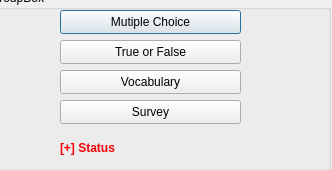
<?xml version="1.0" encoding="UTF-8"?>
<ui version="4.0">
 <class>Game</class>
 <widget class="QDialog" name="Game">
  <property name="geometry">
   <rect>
    <x>0</x>
    <y>0</y>
    <width>332</width>
    <height>170</height>
   </rect>
  </property>
  <property name="windowTitle">
   <string>Dialog</string>
  </property>
  <widget class="QGroupBox" name="groupBox">
   <property name="geometry">
    <rect>
     <x>-10</x>
     <y>-10</y>
     <width>341</width>
     <height>181</height>
    </rect>
   </property>
   <property name="title">
    <string>GroupBox</string>
   </property>
   <widget class="QLabel" name="label_Status_2">
    <property name="geometry">
     <rect>
      <x>70</x>
      <y>150</y>
      <width>201</width>
      <height>16</height>
     </rect>
    </property>
    <property name="text">
     <string>&lt;html&gt;&lt;head/&gt;&lt;body&gt;&lt;p&gt;&lt;span style=&quot; font-weight:700; color:#f80004;&quot;&gt;[+] Status&lt;/span&gt;&lt;/p&gt;&lt;/body&gt;&lt;/html&gt;</string>
    </property>
   </widget>
   <widget class="QPushButton" name="multipleChoice_Button">
    <property name="geometry">
     <rect>
      <x>70</x>
      <y>20</y>
      <width>181</width>
      <height>24</height>
     </rect>
    </property>
    <property name="text">
     <string>Mutiple Choice</string>
    </property>
   </widget>
   <widget class="QPushButton" name="trueOrFalse_Button">
    <property name="geometry">
     <rect>
      <x>70</x>
      <y>50</y>
      <width>181</width>
      <height>24</height>
     </rect>
    </property>
    <property name="text">
     <string>True or False</string>
    </property>
   </widget>
   <widget class="QPushButton" name="pushButton_3">
    <property name="geometry">
     <rect>
      <x>70</x>
      <y>80</y>
      <width>181</width>
      <height>24</height>
     </rect>
    </property>
    <property name="text">
     <string>Vocabulary</string>
    </property>
   </widget>
   <widget class="QPushButton" name="pushButton_4">
    <property name="geometry">
     <rect>
      <x>70</x>
      <y>110</y>
      <width>181</width>
      <height>24</height>
     </rect>
    </property>
    <property name="text">
     <string>Survey</string>
    </property>
   </widget>
   <widget class="QLabel" name="label">
    <property name="geometry">
     <rect>
      <x>-20</x>
      <y>0</y>
      <width>451</width>
      <height>201</height>
     </rect>
    </property>
    <property name="text">
     <string/>
    </property>
    <property name="pixmap">
     <pixmap>../../Pictures/Saved Pictures/Climate.png</pixmap>
    </property>
    <property name="scaledContents">
     <bool>true</bool>
    </property>
   </widget>
   <zorder>label</zorder>
   <zorder>label_Status_2</zorder>
   <zorder>multipleChoice_Button</zorder>
   <zorder>trueOrFalse_Button</zorder>
   <zorder>pushButton_3</zorder>
   <zorder>pushButton_4</zorder>
  </widget>
 </widget>
 <resources/>
 <connections/>
</ui>
